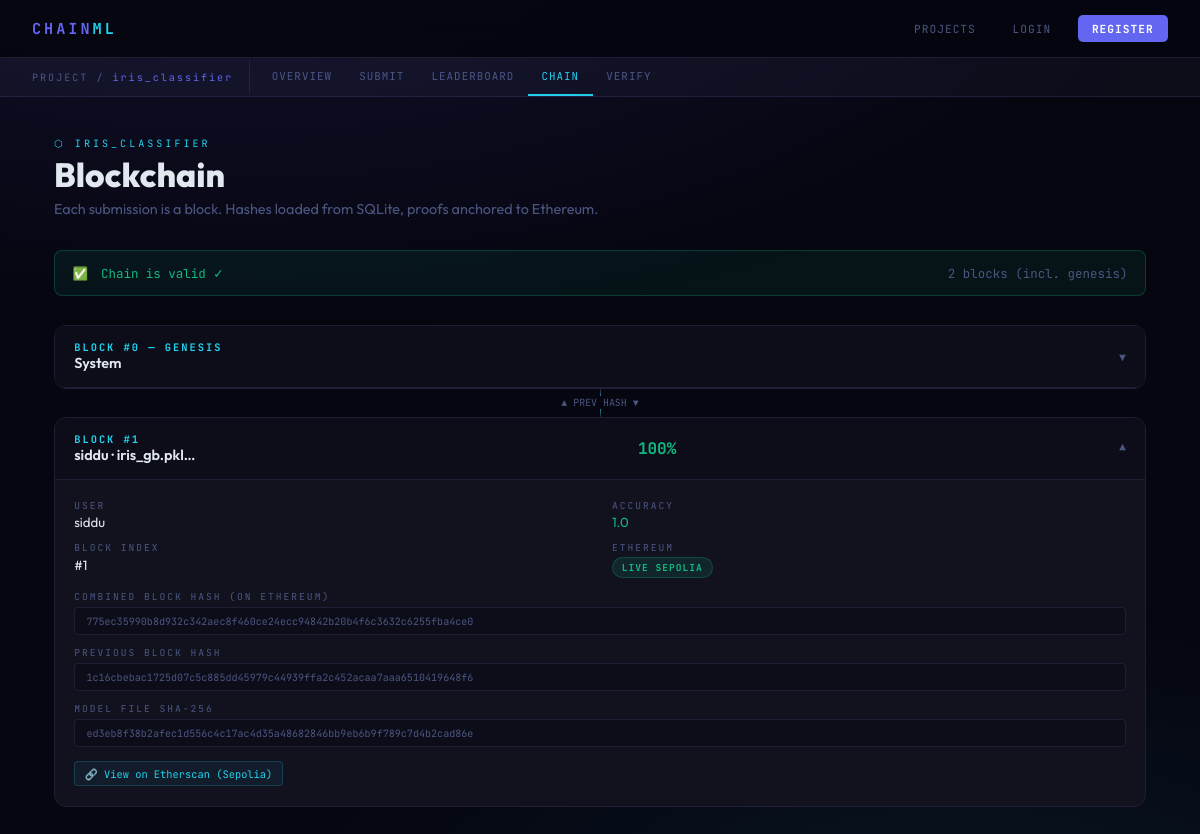
The app's page /project/1/chain with its own data.
### tables this page shows
CREATE TABLE projects (
        id INTEGER PRIMARY KEY AUTOINCREMENT,
        owner_id INTEGER NOT NULL,
        name TEXT NOT NULL UNIQUE,
        description TEXT DEFAULT '',
        dataset_path TEXT NOT NULL,
        dataset_name TEXT NOT NULL,
        created_at REAL NOT NULL,
        FOREIGN KEY(owner_id) REFERENCES users(id));

CREATE TABLE submissions (
        id INTEGER PRIMARY KEY AUTOINCREMENT,
        project_id INTEGER NOT NULL,
        user_id INTEGER NOT NULL,
        model_filename TEXT NOT NULL,
        model_path TEXT NOT NULL,
        model_hash TEXT NOT NULL,
        verified_accuracy REAL NOT NULL,
        combined_hash TEXT NOT NULL,
        eth_tx_hash TEXT NOT NULL,
        eth_tx_url TEXT NOT NULL,
        eth_mode TEXT NOT NULL DEFAULT 'mock',
        block_index INTEGER NOT NULL,
        previous_hash TEXT NOT NULL,
        submitted_at REAL NOT NULL,
        FOREIGN KEY(project_id) REFERENCES projects(id),
        FOREIGN KEY(user_id) REFERENCES users(id));

CREATE TABLE users (
        id INTEGER PRIMARY KEY AUTOINCREMENT,
        username TEXT NOT NULL UNIQUE,
        email TEXT NOT NULL UNIQUE,
        password_hash TEXT NOT NULL,
        created_at REAL NOT NULL);

### app.py (the view)
@app.route("/project/<int:pid>/chain")
def chain_view(pid):
    project = get_project(pid)
    if not project: return render_template("404.html"), 404
    subs = sorted(get_project_submissions(pid), key=lambda x: x["block_index"])
    valid, msg = True, "Chain is valid ✓"
    for sub in subs:
        recheck = combined_submission_hash(sub["model_hash"], sub["verified_accuracy"],
    sub["username"], pid, sub["submitted_at"], sub["previous_hash"])
        if recheck != sub["combined_hash"]:
            valid, msg = False, f"Block #{sub['block_index']} hash mismatch!"; break
    return render_template("chain.html", project=project, submissions=subs,
        chain_valid=valid, chain_msg=msg)

### app.py (called while the page is built)
@app.before_request
def load_user():
    uid = session.get("user_id")
    g.user = get_user_by_id(uid) if uid else None

@app.context_processor
def inject_user():
    return {"current_user": g.user}

### database.py (called while the page is built)
def get_conn():
    conn = sqlite3.connect(DB_PATH)
    conn.row_factory = sqlite3.Row
    conn.execute("PRAGMA foreign_keys = ON")
    return conn

def get_project(pid):
    conn = get_conn()
    row = conn.execute("""SELECT p.*, u.username AS owner_name
        FROM projects p JOIN users u ON p.owner_id=u.id WHERE p.id=?""", (pid,)).fetchone()
    conn.close(); return dict(row) if row else None

def get_project_submissions(pid):
    conn = get_conn()
    rows = conn.execute("""SELECT s.*, u.username FROM submissions s
        JOIN users u ON s.user_id=u.id WHERE s.project_id=?
        ORDER BY s.verified_accuracy DESC, s.submitted_at ASC""", (pid,)).fetchall()
    conn.close(); return [dict(r) for r in rows]

### hash_utils.py (called while the page is built)
def hash_dict(data):
    return hashlib.sha256(json.dumps(data, sort_keys=True).encode()).hexdigest()

def combined_submission_hash(model_hash, accuracy, username, project_id, timestamp, previous_hash):
    return hash_dict({"model_hash": model_hash, "accuracy": str(accuracy),
                      "username": username, "project_id": str(project_id),
                      "timestamp": str(timestamp), "previous_hash": previous_hash})

### templates/chain.html (shortened to what this page needs)
{% extends "base.html" %}
{% block subnav %}
<div class="subnav">
  <div class="subnav-label">PROJECT / <span>{{ project.name }}</span></div>
  <a href="/project/{{ project.id }}">Overview</a>
  <a href="/project/{{ project.id }}/submit">Submit</a>
  <a href="/project/{{ project.id }}/leaderboard">Leaderboard</a>
  <a href="/project/{{ project.id }}/chain" class="active">Chain</a>
  <a href="/project/{{ project.id }}/verify">Verify</a>
</div>
{% endblock %}
{% block content %}
<div class="ph"><div class="ph-eye">⬡ {{ project.name }}</div><h1>Blockchain</h1>
<p>Each submission is a block. Hashes loaded from SQLite, proofs anchored to Ethereum.</p></div>
<div class="validity {% if chain_valid %}ok{% else %}bad{% endif %}">
  <span>{% if chain_valid %}✅{% else %}⚠️{% endif %}</span>
  <span>{{ chain_msg }}</span>
  <span style="margin-left:auto;color:var(--muted)">{{ submissions|length + 1 }} blocks (incl. genesis)</span>
</div>
<div class="chain-wrap">
  <div class="blk" id="blk-0">
    <div class="blk-hdr" onclick="toggle(0)">
      <div><div class="blk-idx">BLOCK #0 — GENESIS</div><div class="blk-who">System</div></div>
      <div class="blk-toggle">▼</div>
    </div>
  </div>
  {% for s in submissions %}
  <div class="chain-link-line"><span>▲ PREV HASH ▼</span></div>
  <div class="blk open" id="blk-{{ s.block_index }}">
    <div class="blk-hdr" onclick="toggle({{ s.block_index }})">
      <div>
        <div class="blk-idx">BLOCK #{{ s.block_index }}</div>
        <div class="blk-who">{{ s.username }} · {{ s.model_filename[:24] }}…</div>
      </div>
      <div class="blk-acc">{{ "%.0f"|format(s.verified_accuracy*100) }}%</div>
      <div class="blk-toggle">▼</div>
    </div>
    <div class="blk-body"><div class="blk-inner">
      <div class="dg">
        <div><div class="dk">User</div><div class="dv">{{ s.username }}</div></div>
        <div><div class="dk">Accuracy</div><div class="dv" style="color:var(--green);">{{ s.verified_accuracy }}</div></div>
        <div><div class="dk">Block Index</div><div class="dv">#{{ s.block_index }}</div></div>
        <div><div class="dk">Ethereum</div><div class="dv">
          {% if s.eth_mode=='real' %}<span class="badge badge-green">Live Sepolia</span>
          {% else %}<span class="badge badge-mock">Mock Demo</span>{% endif %}
        </div></div>
      </div>
      <div class="hash-lbl">Combined Block Hash (on Ethereum)</div>
      <div class="hash">{{ s.combined_hash }}</div>
      <div class="hash-lbl">Previous Block Hash</div>
      <div class="hash">{{ s.previous_hash }}</div>
      <div class="hash-lbl">Model File SHA-256</div>
      <div class="hash">{{ s.model_hash }}</div>
      <div style="margin-top:.9rem;">
        <a href="{{ s.eth_tx_url }}" target="_blank" class="eth-link">
          🔗 {% if s.eth_mode=='real' %}View on Etherscan (Sepolia){% else %}Etherscan Link (mock demo){% endif %}
        </a>
      </div>
    </div></div>
  </div>
  {% endfor %}
</div>
{% endblock %}

### templates/base.html (shortened to what this page needs)
<!DOCTYPE html>
<html lang="en">
<head>
</head>
<body>
<nav>
  <a href="/" class="nav-brand">CHAIN<em>ML</em></a>
  <a href="/" class="nav-link {% if request.endpoint=='home' %}active{% endif %}">Projects</a>
  {% if current_user %}
  <a href="/profile" class="nav-link {% if request.endpoint=='profile' %}active{% endif %}">Profile</a>
  <a href="/projects/new" class="nav-link">+ New Project</a>
  <span class="nav-user">⬡ {{ current_user.username }}</span>
  <a href="/logout" class="nav-link">Logout</a>
  {% else %}
  <a href="/login" class="nav-link {% if request.endpoint=='login' %}active{% endif %}">Login</a>
  <a href="/register" class="nav-btn">Register</a>
  {% endif %}
</nav>
{% block subnav %}{% endblock %}
<main>{% block content %}{% endblock %}</main>
</body>
</html>

### templates/base.html (style rules this page uses)
:root { --bg:#060610;--surface:#0d0d1a;--card:#12121f;--border:#1e1e35; --accent:#6366f1;--accent2:#22d3ee;--green:#10b981;--red:#f43f5e;--gold:#f59e0b; --text:#e2e8f0;--muted:#4b5680;--mono:'JetBrains Mono',monospace;--sans:'Outfit',sans-serif; }
* { margin:0;padding:0;box-sizing:border-box; }
body { background:var(--bg);color:var(--text);font-family:var(--sans);min-height:100vh; }
body::before { content:'';position:fixed;inset:0; background:radial-gradient(ellipse 80% 50% at 20% -10%,rgba(99,102,241,.12),transparent), radial-gradient(ellipse 60% 40% at 80% 110%,rgba(34,211,238,.08),transparent); pointer-events:none;z-index:0; }
nav { position:sticky;top:0;z-index:100;background:rgba(6,6,16,.92);backdrop-filter:blur(20px); border-bottom:1px solid var(--border);display:flex;align-items:center;gap:1rem;padding:0 2rem;height:58px; }
.nav-brand { font-family:var(--mono);font-size:.95rem;font-weight:700;color:var(--accent);text-decoration:none;letter-spacing:3px;margin-right:auto; }
.nav-brand em { color:var(--accent2);font-style:normal; }
.nav-link { font-family:var(--mono);font-size:.7rem;color:var(--muted);text-decoration:none; letter-spacing:1px;text-transform:uppercase;padding:.3rem .65rem;border-radius:4px;transition:all .2s; }
.nav-btn { font-family:var(--mono);font-size:.7rem;font-weight:700;letter-spacing:1px;text-transform:uppercase; padding:.38rem .9rem;border-radius:5px;text-decoration:none;transition:all .2s; background:var(--accent);color:#fff;border:none;cursor:pointer; }
.subnav { background:var(--surface);border-bottom:1px solid var(--border); display:flex;align-items:center;padding:0 2rem;overflow-x:auto; }
.subnav-label { font-family:var(--mono);font-size:.63rem;color:var(--muted);letter-spacing:2px; padding:.65rem 1rem .65rem 0;border-right:1px solid var(--border);margin-right:.5rem;white-space:nowrap; }
.subnav-label span { color:var(--accent); }
.subnav a { font-family:var(--mono);font-size:.68rem;color:var(--muted);text-decoration:none; padding:.7rem .85rem;border-bottom:2px solid transparent;letter-spacing:1px;text-transform:uppercase; transition:all .15s;white-space:nowrap; }
.subnav a.active { color:var(--accent2);border-bottom-color:var(--accent2); }
main { position:relative;z-index:1;max-width:1140px;margin:0 auto;padding:2.5rem 1.5rem; }
.ph { margin-bottom:2rem; }
.ph-eye { font-family:var(--mono);font-size:.63rem;letter-spacing:3px;text-transform:uppercase;color:var(--accent2);margin-bottom:.4rem; }
.ph h1 { font-size:2.1rem;font-weight:800;line-height:1.1; }
.ph p { color:var(--muted);font-size:.9rem;margin-top:.4rem; }
.hash { font-family:var(--mono);font-size:.63rem;color:var(--muted);word-break:break-all; background:var(--surface);padding:.4rem .7rem;border-radius:4px;border:1px solid var(--border); }
.hash-lbl { font-family:var(--mono);font-size:.6rem;letter-spacing:2px;text-transform:uppercase;color:var(--muted);margin:.7rem 0 .25rem; }
.badge { display:inline-flex;align-items:center;gap:.3rem;padding:.18rem .55rem;border-radius:20px; font-family:var(--mono);font-size:.6rem;font-weight:700;letter-spacing:1px;text-transform:uppercase; }
.badge-green { background:rgba(16,185,129,.12);color:var(--green);border:1px solid rgba(16,185,129,.25); }
.eth-link { display:inline-flex;align-items:center;gap:.4rem;font-family:var(--mono);font-size:.65rem; color:var(--accent2);text-decoration:none;border:1px solid rgba(34,211,238,.2); background:rgba(34,211,238,.05);padding:.28rem .6rem;border-radius:4px;transition:all .2s; }

### records on screen
projects: name "iris_classifier", name "IRIS_CLASSIFIER"
submissions: block_index "1", username "siddu", model_filename "iris_gb.pkl", s.verified_accuracy*100 "100", verified_accuracy "1.0", eth_mode "LIVE SEPOLIA", combined_hash "775ec35990b8d932c342aec8f460ce24ecc94842b20b4f6c3632c6255fba4ce0", previous_hash "1c16cbebac1725d07c5c885dd45979c44939ffa2c452acaa7aaa6510419648f6", model_hash "ed3eb8f38b2afec1d556c4c17ac4d35a48682846bb9eb6b9f789c7d4b2cad86e"

### other values on screen
{{ chain_msg }} "Chain is valid ✓"
{{ submissions|length + 1 }} "2"
